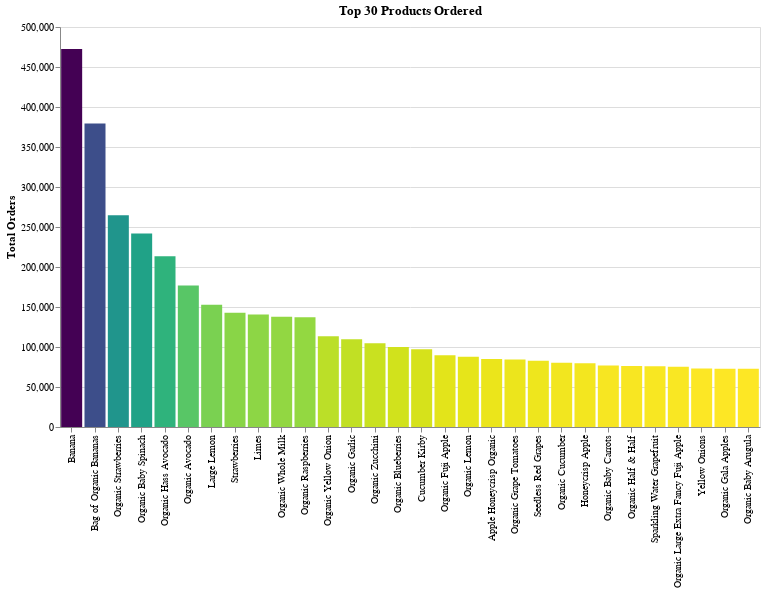

Notebook code cell kept with this figure:
### Code cell
chart_title = "Top 30 Products Ordered"
x_label = "index:O"
y_label = 'count:Q'
pct_of_baskets = 'Pct_of_Baskets:Q'
product_num = 'product_num:O'

top_30_chart = alt.Chart(top_prods).mark_bar().encode(
    alt.X(x_label, bin=False, sort=top_prods_order_list, title=""),
    alt.Y(y_label, title="Total Orders"),
    color = alt.Color(y_label, legend=None, sort="descending", scale=alt.Scale(scheme='viridis')),
    tooltip=[alt.Tooltip(x_label, title="Product"), alt.Tooltip(y_label), alt.Tooltip(pct_of_baskets), alt.Tooltip(product_num)]
    ).properties(title=chart_title, width=700, height=400)

top_30_chart

### Figure 1 — Vega-Lite specification as saved in the notebook (floating-point values rounded to 4 significant figures)
{"$schema": "https://vega.github.io/schema/vega-lite/v2.6.0.json", "config": {"background": "white", "view": {"height": 300, "width": 400}}, "data": {"name": "data-3a0821f4cb5de9e9e16552b2c8814d1b"}, "datasets": {"data-3a0821f4cb5de9e9e16552b2c8814d1b": [{"Pct_of_Baskets": 13.81, "count": 472565, "index": "Banana", "product_num": 24852}, {"Pct_of_Baskets": 11.09, "count": 379450, "index": "Bag of Organic Bananas", "product_num": 13176}, {"Pct_of_Baskets": 7.737, "count": 264683, "index": "Organic Strawberries", "product_num": 21137}, {"Pct_of_Baskets": 7.071, "count": 241921, "index": "Organic Baby Spinach", "product_num": 21903}, {"Pct_of_Baskets": 6.243, "count": 213584, "index": "Organic Hass Avocado", "product_num": 47209}, {"Pct_of_Baskets": 5.168, "count": 176815, "index": "Organic Avocado", "product_num": 47766}, {"Pct_of_Baskets": 4.462, "count": 152657, "index": "Large Lemon", "product_num": 47626}, {"Pct_of_Baskets": 4.179, "count": 142951, "index": "Strawberries", "product_num": 16797}, {"Pct_of_Baskets": 4.111, "count": 140627, "index": "Limes", "product_num": 26209}, {"Pct_of_Baskets": 4.031, "count": 137905, "index": "Organic Whole Milk", "product_num": 27845}, {"Pct_of_Baskets": 4.006, "count": 137057, "index": "Organic Raspberries", "product_num": 27966}, {"Pct_of_Baskets": 3.315, "count": 113426, "index": "Organic Yellow Onion", "product_num": 22935}, {"Pct_of_Baskets": 3.209, "count": 109778, "index": "Organic Garlic", "product_num": 24964}, {"Pct_of_Baskets": 3.064, "count": 104823, "index": "Organic Zucchini", "product_num": 45007}, {"Pct_of_Baskets": 2.925, "count": 100060, "index": "Organic Blueberries", "product_num": 39275}, {"Pct_of_Baskets": 2.845, "count": 97315, "index": "Cucumber Kirby", "product_num": 49683}, {"Pct_of_Baskets": 2.62, "count": 89632, "index": "Organic Fuji Apple", "product_num": 28204}, {"Pct_of_Baskets": 2.565, "count": 87746, "index": "Organic Lemon", "product_num": 5876}, {"Pct_of_Baskets": 2.485, "count": 85020, "index": "Apple Honeycrisp Organic", "product_num": 8277}, {"Pct_of_Baskets": 2.463, "count": 84255, "index": "Organic Grape Tomatoes", "product_num": 40706}, {"Pct_of_Baskets": 2.417, "count": 82689, "index": "Seedless Red Grapes", "product_num": 4920}, {"Pct_of_Baskets": 2.35, "count": 80392, "index": "Organic Cucumber", "product_num": 30391}, {"Pct_of_Baskets": 2.332, "count": 79769, "index": "Honeycrisp Apple", "product_num": 45066}, {"Pct_of_Baskets": 2.248, "count": 76896, "index": "Organic Baby Carrots", "product_num": 42265}, {"Pct_of_Baskets": 2.232, "count": 76360, "index": "Organic Half & Half", "product_num": 49235}, {"Pct_of_Baskets": 2.218, "count": 75886, "index": "Sparkling Water Grapefruit", "product_num": 44632}, {"Pct_of_Baskets": 2.197, "count": 75165, "index": "Organic Large Extra Fancy Fuji Apple", "product_num": 19057}, {"Pct_of_Baskets": 2.139, "count": 73167, "index": "Yellow Onions", "product_num": 4605}, {"Pct_of_Baskets": 2.129, "count": 72846, "index": "Organic Gala Apples", "product_num": 37646}, {"Pct_of_Baskets": 2.129, "count": 72829, "index": "Organic Baby Arugula", "product_num": 21616}]}, "encoding": {"color": {"field": "count", "legend": null, "scale": {"scheme": "viridis"}, "sort": "descending", "type": "quantitative"}, "tooltip": [{"field": "index", "title": "Product", "type": "ordinal"}, {"field": "count", "type": "quantitative"}, {"field": "Pct_of_Baskets", "type": "quantitative"}, {"field": "product_num", "type": "ordinal"}], "x": {"bin": false, "field": "index", "sort": ["Banana", "Bag of Organic Bananas", "Organic Strawberries", "Organic Baby Spinach", "Organic Hass Avocado", "Organic Avocado", "Large Lemon", "Strawberries", "Limes", "Organic Whole Milk", "Organic Raspberries", "Organic Yellow Onion", "Organic Garlic", "Organic Zucchini", "Organic Blueberries", "Cucumber Kirby", "Organic Fuji Apple", "Organic Lemon", "Apple Honeycrisp Organic", "Organic Grape Tomatoes", "Seedless Red Grapes", "Organic Cucumber", "Honeycrisp Apple", "Organic Baby Carrots", "Organic Half & Half", "Sparkling Water Grapefruit", "Organic Large Extra Fancy Fuji Apple", "Yellow Onions", "Organic Gala Apples", "Organic Baby Arugula"], "title": "", "type": "ordinal"}, "y": {"field": "count", "title": "Total Orders", "type": "quantitative"}}, "height": 400, "mark": "bar", "title": "Top 30 Products Ordered", "width": 700}
